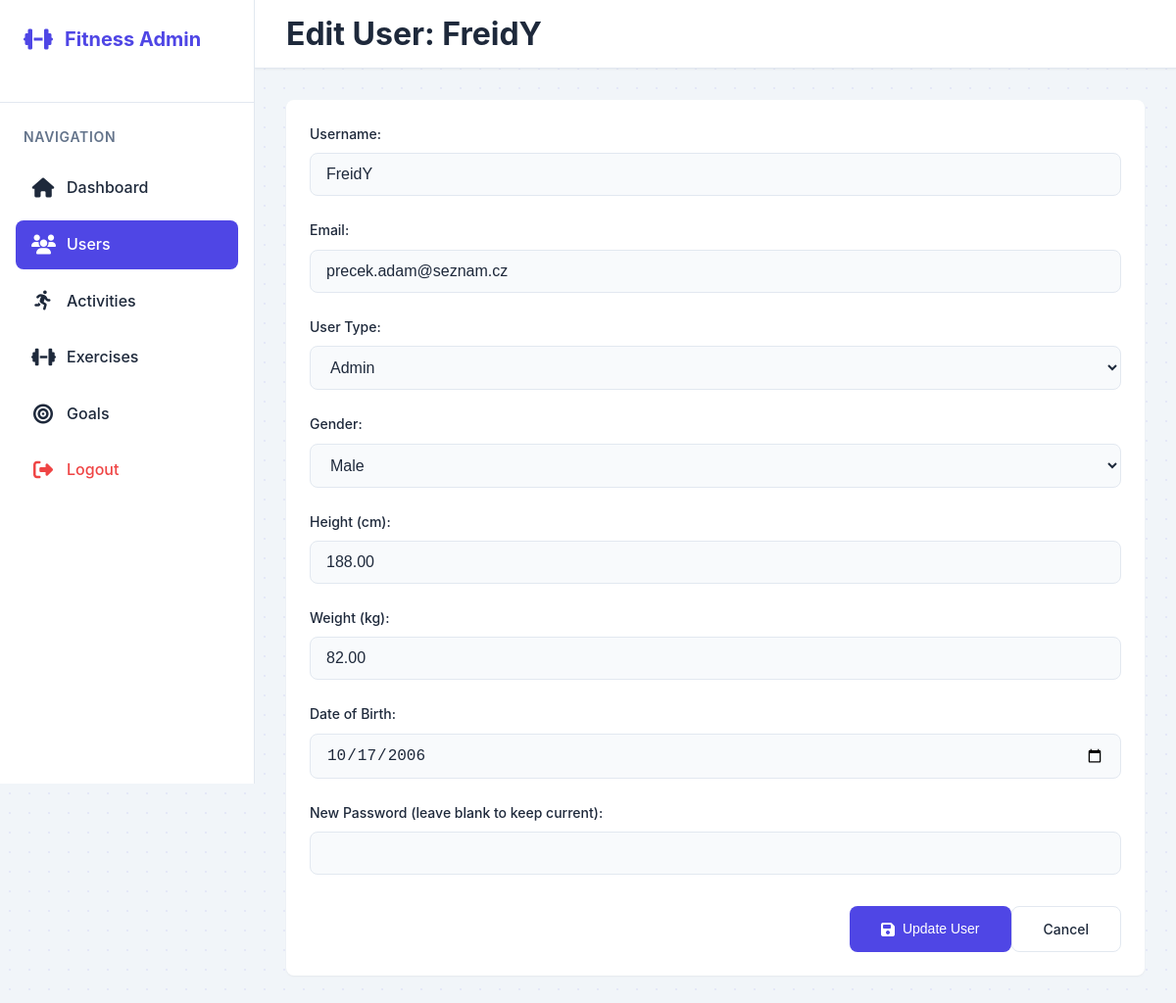
/admin/edit_user.php?id=1 (signed in), run on the app's committed database.
### tables this page shows
CREATE TABLE IF NOT EXISTS users (
    id INT AUTO_INCREMENT PRIMARY KEY,
    username VARCHAR(50) NOT NULL UNIQUE,
    email VARCHAR(100) NOT NULL UNIQUE,
    password VARCHAR(255) NOT NULL,
    user_type ENUM('user', 'admin') NOT NULL DEFAULT 'user',
    gender ENUM('male', 'female','other') NOT NULL,
    height DECIMAL(5,2) DEFAULT NULL,
    weight DECIMAL(5,2) DEFAULT NULL,
    date_of_birth DATE DEFAULT NULL,
    created_at TIMESTAMP DEFAULT CURRENT_TIMESTAMP,
    updated_at TIMESTAMP DEFAULT CURRENT_TIMESTAMP ON UPDATE CURRENT_TIMESTAMP
);

### admin/edit_user.php (the view, shortened to what this page needs)
<?php
require_once '../config.php';
$user = null;
$isNewUser = !isset($_GET['id']);
if (!$isNewUser) {
    try {
        $stmt = $pdo->prepare("SELECT * FROM users WHERE id = ?");
        $stmt->execute([$_GET['id']]);
        $user = $stmt->fetch(PDO::FETCH_ASSOC);
    } catch (PDOException $e) {
        $error_message = "Error loading user: " . $e->getMessage();
    }
}
?>
<!DOCTYPE html>
<html lang="en">
<head>
    <link rel="stylesheet" href="../public/css/styles.css">
    <link rel="stylesheet" href="../public/css/admin.css">
    <link rel="stylesheet" href="https://cdnjs.cloudflare.com/ajax/libs/font-awesome/6.5.1/css/all.min.css">
</head>
<body class="admin-body">
    <div class="admin-layout">
        <aside class="admin-sidebar">
            <div class="sidebar-header">
                <h2 class="sidebar-logo">
                    <i class="fas fa-dumbbell"></i>
                    <span>Fitness Admin</span>
                </h2>
            </div>
            <nav class="sidebar-nav">
                <div class="nav-section">
                    <h3 class="nav-title">Navigation</h3>
                    <ul>
                        <li>
                            <a href="index.php">
                                <i class="fas fa-home"></i>
                                <span>Dashboard</span>
                            </a>
                        </li>
                        <li>
                            <a href="users.php" class="active">
                                <i class="fas fa-users"></i>
                                <span>Users</span>
                            </a>
                        </li>
                        <li>
                            <a href="activities.php">
                                <i class="fas fa-running"></i>
                                <span>Activities</span>
                            </a>
                        </li>
                        <li>
                            <a href="exercises.php">
                                <i class="fas fa-dumbbell"></i>
                                <span>Exercises</span>
                            </a>
                        </li>
                        <li>
                            <a href="manage_goals.php">
                                <i class="fas fa-bullseye"></i>
                                <span>Goals</span>
                            </a>
                        </li>
                        <li>
                            <a href="logout.php" class="logout-link">
                                <i class="fas fa-sign-out-alt"></i>
                                <span>Logout</span>
                            </a>
                        </li>
                    </ul>
                </div>
            </nav>
        </aside>
        <main class="admin-main">
            <header class="admin-header">
                <div class="header-content">
                    <h1><?php echo $isNewUser ? 'Add New User' : 'Edit User: ' . htmlspecialchars($user['username']); ?></h1>
                </div>
            </header>
            <div class="admin-content">
                <div class="content-card">
                    <form method="POST" class="admin-form">
                        <div class="form-group">
                            <label for="username">Username:</label>
                            <input type="text" id="username" name="username" value="<?php echo htmlspecialchars($user['username'] ?? ''); ?>" required>
                        </div>
                        <div class="form-group">
                            <label for="email">Email:</label>
                            <input type="email" id="email" name="email" value="<?php echo htmlspecialchars($user['email'] ?? ''); ?>" required>
                        </div>
                        <div class="form-group">
                            <label for="user_type">User Type:</label>
                            <select id="user_type" name="user_type" required>
                                <option value="admin" <?php echo (($user['user_type'] ?? '') === 'admin') ? 'selected' : ''; ?>>Admin</option>
                            </select>
                        </div>
                        <div class="form-group">
                            <label for="gender">Gender:</label>
                            <select id="gender" name="gender" required>
                                <option value="male" <?php echo (($user['gender'] ?? '') === 'male') ? 'selected' : ''; ?>>Male</option>
                            </select>
                        </div>
                        <div class="form-group">
                            <label for="height">Height (cm):</label>
                            <input type="number" id="height" name="height" step="0.01" value="<?php echo htmlspecialchars($user['height'] ?? ''); ?>">
                        </div>
                        <div class="form-group">
                            <label for="weight">Weight (kg):</label>
                            <input type="number" id="weight" name="weight" step="0.01" value="<?php echo htmlspecialchars($user['weight'] ?? ''); ?>">
                        </div>
                        <div class="form-group">
                            <label for="date_of_birth">Date of Birth:</label>
                            <input type="date" id="date_of_birth" name="date_of_birth" value="<?php echo htmlspecialchars($user['date_of_birth'] ?? ''); ?>">
                        </div>
                        <div class="form-group">
                            <label for="password"><?php echo $isNewUser ? 'Password:' : 'New Password (leave blank to keep current):'; ?></label>
                            <input type="password" id="password" name="password" <?php echo $isNewUser ? 'required' : ''; ?>>
                        </div>
                        <div class="form-actions">
                            <button type="submit" class="btn btn-primary">
                                <i class="fas fa-save"></i>
                                <?php echo $isNewUser ? 'Create User' : 'Update User'; ?>
                            </button>
                            <a href="users.php" class="btn btn-outline">Cancel</a>
                        </div>
                    </form>
                </div>
            </div>
        </main>
    </div>
</body>
</html>

### public/css/admin.css (style rules this page uses)
:root { --primary-light: rgba(79, 70, 229, 0.1); --success-light: rgba(16, 185, 129, 0.1); --warning-light: rgba(245, 158, 11, 0.1); --info-light: rgba(112, 70, 229, 0.1); --danger-light: rgba(239, 68, 68, 0.1); --danger-dark: #dc2626; --sidebar-width: 260px; --header-height: 70px; }
.admin-body { background-color: var(--body-bg); min-height: 100vh; overflow-x: hidden; }
.admin-layout { display: flex; min-height: 100vh; }
.admin-sidebar { width: var(--sidebar-width); background: var(--card-bg); border-right: 1px solid var(--border-color); display: flex; flex-direction: column; position: fixed; height: 100vh; z-index: 1000; overflow-y: auto; }
.sidebar-header { padding: 1.5rem; display: flex; align-items: center; justify-content: space-between; border-bottom: 1px solid var(--border-color); position: sticky; top: 0; background: var(--card-bg); z-index: 2; }
.sidebar-logo { display: flex; align-items: center; gap: 0.75rem; font-size: 1.25rem; color: var(--primary-color); white-space: nowrap; }
.sidebar-logo i { font-size: 1.5rem; }
.sidebar-nav { padding: 1.5rem 1rem; flex-grow: 1; }
.nav-section { margin-bottom: 2rem; }
.nav-title { color: var(--text-muted); font-size: 0.875rem; text-transform: uppercase; letter-spacing: 0.05em; padding: 0 0.5rem; margin-bottom: 1rem; }
.sidebar-nav ul { list-style: none; padding: 0; margin: 0; display: flex; flex-direction: column; gap: 0.5rem; }
.sidebar-nav li { width: 100%; }
.sidebar-nav a { display: flex; align-items: center; padding: 0.75rem 1rem; color: var(--text-color); border-radius: var(--border-radius); transition: var(--transition); text-decoration: none; gap: 0.75rem; white-space: nowrap; width: 100%; }
.sidebar-nav a i { font-size: 1.25rem; width: 1.5rem; text-align: center; flex-shrink: 0; }
.sidebar-nav a span { flex-grow: 1; overflow: hidden; text-overflow: ellipsis; }
.sidebar-nav a.active { background-color: var(--primary-color); color: white; }
.logout-link { color: var(--danger-color) !important; margin-top: auto; }
.admin-main { flex-grow: 1; margin-left: var(--sidebar-width); min-height: 100vh; padding-top: 0; }
.admin-header { background: var(--card-bg); height: var(--header-height); border-bottom: 1px solid var(--border-color); position: sticky; top: 0; z-index: 100; padding: 0 2rem; }
.header-content { height: 100%; display: flex; align-items: center; justify-content: space-between; }
.admin-content { padding: 2rem; }
.content-card { background: var(--card-bg); border-radius: var(--border-radius); padding: 1.5rem; box-shadow: var(--shadow-sm); }
.btn { display: inline-flex; align-items: center; gap: 0.5rem; padding: 0.5rem 1rem; border-radius: var(--border-radius); font-weight: 500; cursor: pointer; transition: var(--transition); border: none; font-size: 0.875rem; }
.btn i { font-size: 1rem; }
.btn-primary { background-color: var(--primary-color); color: white; }
.btn-outline { border: 1px solid var(--border-color); background: none; color: var(--text-color); }

### data on the page
users: username "FreidY", email "precek.adam@seznam.cz", user_type "Admin", gender "Male", height "188.00", weight "82.00", date_of_birth "10/17/2006"
